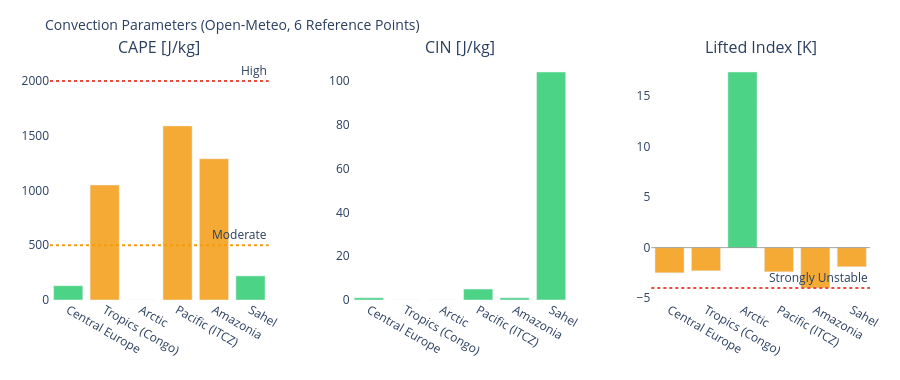

The cell this chart's notebook holds for it:
### Markdown cell above
---
## 3. Visualizations

### Code cell
# ============================================================
# CAPE / CIN / LIFTED INDEX – Convection potential
# ============================================================

if not df_atm.empty:
    fig = make_subplots(
        rows=1, cols=3,
        subplot_titles=['CAPE [J/kg]', 'CIN [J/kg]', 'Lifted Index [K]'],
        horizontal_spacing=0.1
    )
    pts = df_atm['point'].tolist()
    pt_colors = ['#E85D24','#185FA5','#888780','#378ADD','#639922','#F2A623']

    # CAPE – höher = mehr Gewitterpotential
    cape_vals = df_atm['cape'].fillna(0).tolist()
    cape_colors = ['#e74c3c' if v > 2000 else '#f39c12' if v > 500 else '#2ecc71'
                   for v in cape_vals]
    fig.add_trace(go.Bar(x=pts, y=cape_vals, marker_color=cape_colors,
                         opacity=0.85, showlegend=False), row=1, col=1)
    fig.add_hline(y=2000, line_dash='dot', line_color='#e74c3c',
                  annotation_text='High', row=1, col=1)
    fig.add_hline(y=500,  line_dash='dot', line_color='#f39c12',
                  annotation_text='Moderate', row=1, col=1)

    # CIN – negativer = stärker gedeckelt (weniger Auslöse)
    cin_vals = df_atm['cin'].fillna(0).tolist()
    cin_colors = ['#e74c3c' if v < -200 else '#f39c12' if v < -50 else '#2ecc71'
                  for v in cin_vals]
    fig.add_trace(go.Bar(x=pts, y=cin_vals, marker_color=cin_colors,
                         opacity=0.85, showlegend=False), row=1, col=2)

    # Lifted Index – negativ = instabil
    li_vals = df_atm['li'].fillna(0).tolist()
    li_colors = ['#e74c3c' if v < -4 else '#f39c12' if v < 0 else '#2ecc71'
                 for v in li_vals]
    fig.add_trace(go.Bar(x=pts, y=li_vals, marker_color=li_colors,
                         opacity=0.85, showlegend=False), row=1, col=3)
    fig.add_hline(y=0, line_color='gray', line_width=0.7, row=1, col=3)
    fig.add_hline(y=-4, line_dash='dot', line_color='#e74c3c',
                  annotation_text='Strongly Unstable', row=1, col=3)

    fig.update_layout(
        title=dict(text='Convection Parameters (Open-Meteo, 6 Reference Points)', font=dict(size=14)),
        height=380, plot_bgcolor='rgba(0,0,0,0)', paper_bgcolor='rgba(0,0,0,0)',
        margin=dict(l=50, r=30, t=60, b=80)
    )
    fig.update_xaxes(tickangle=30)
    fig.show()

### Figure 1 — Plotly figure (JSON) as saved in the notebook; plotly's stock layout.template omitted (floating-point values rounded to 4 significant figures)
{"data": [{"marker": {"color": ["#2ecc71", "#f39c12", "#2ecc71", "#f39c12", "#f39c12", "#2ecc71"]}, "opacity": 0.85, "showlegend": false, "type": "bar", "x": ["Central Europe", "Tropics (Congo)", "Arctic", "Pacific (ITCZ)", "Amazonia", "Sahel"], "xaxis": "x", "y": [130.0, 1050.0, 0.0, 1590.0, 1290.0, 220.0], "yaxis": "y"}, {"marker": {"color": ["#2ecc71", "#2ecc71", "#2ecc71", "#2ecc71", "#2ecc71", "#2ecc71"]}, "opacity": 0.85, "showlegend": false, "type": "bar", "x": ["Central Europe", "Tropics (Congo)", "Arctic", "Pacific (ITCZ)", "Amazonia", "Sahel"], "xaxis": "x2", "y": [1.0, 0.0, 0.0, 5.0, 1.0, 104.0], "yaxis": "y2"}, {"marker": {"color": ["#f39c12", "#f39c12", "#2ecc71", "#f39c12", "#f39c12", "#f39c12"]}, "opacity": 0.85, "showlegend": false, "type": "bar", "x": ["Central Europe", "Tropics (Congo)", "Arctic", "Pacific (ITCZ)", "Amazonia", "Sahel"], "xaxis": "x3", "y": [-2.5, -2.3, 17.4, -2.4, -4.0, -1.9], "yaxis": "y3"}], "layout": {"annotations": [{"font": {"size": 16}, "showarrow": false, "text": "CAPE [J/kg]", "x": 0.1333, "xanchor": "center", "xref": "paper", "y": 1.0, "yanchor": "bottom", "yref": "paper"}, {"font": {"size": 16}, "showarrow": false, "text": "CIN [J/kg]", "x": 0.5, "xanchor": "center", "xref": "paper", "y": 1.0, "yanchor": "bottom", "yref": "paper"}, {"font": {"size": 16}, "showarrow": false, "text": "Lifted Index [K]", "x": 0.8667, "xanchor": "center", "xref": "paper", "y": 1.0, "yanchor": "bottom", "yref": "paper"}, {"showarrow": false, "text": "High", "x": 1, "xanchor": "right", "xref": "x domain", "y": 2000, "yanchor": "bottom", "yref": "y"}, {"showarrow": false, "text": "Moderate", "x": 1, "xanchor": "right", "xref": "x domain", "y": 500, "yanchor": "bottom", "yref": "y"}, {"showarrow": false, "text": "Strongly Unstable", "x": 1, "xanchor": "right", "xref": "x3 domain", "y": -4, "yanchor": "bottom", "yref": "y3"}], "height": 380, "margin": {"b": 80, "l": 50, "r": 30, "t": 60}, "paper_bgcolor": "rgba(0,0,0,0)", "plot_bgcolor": "rgba(0,0,0,0)", "shapes": [{"line": {"color": "#e74c3c", "dash": "dot"}, "type": "line", "x0": 0, "x1": 1, "xref": "x domain", "y0": 2000, "y1": 2000, "yref": "y"}, {"line": {"color": "#f39c12", "dash": "dot"}, "type": "line", "x0": 0, "x1": 1, "xref": "x domain", "y0": 500, "y1": 500, "yref": "y"}, {"line": {"color": "gray", "width": 0.7}, "type": "line", "x0": 0, "x1": 1, "xref": "x3 domain", "y0": 0, "y1": 0, "yref": "y3"}, {"line": {"color": "#e74c3c", "dash": "dot"}, "type": "line", "x0": 0, "x1": 1, "xref": "x3 domain", "y0": -4, "y1": -4, "yref": "y3"}], "title": {"font": {"size": 14}, "text": "Convection Parameters (Open-Meteo, 6 Reference Points)"}, "xaxis": {"anchor": "y", "domain": [0.0, 0.2667], "tickangle": 30}, "xaxis2": {"anchor": "y2", "domain": [0.3667, 0.6333], "tickangle": 30}, "xaxis3": {"anchor": "y3", "domain": [0.7333, 1.0], "tickangle": 30}, "yaxis": {"anchor": "x", "domain": [0.0, 1.0]}, "yaxis2": {"anchor": "x2", "domain": [0.0, 1.0]}, "yaxis3": {"anchor": "x3", "domain": [0.0, 1.0]}}}
